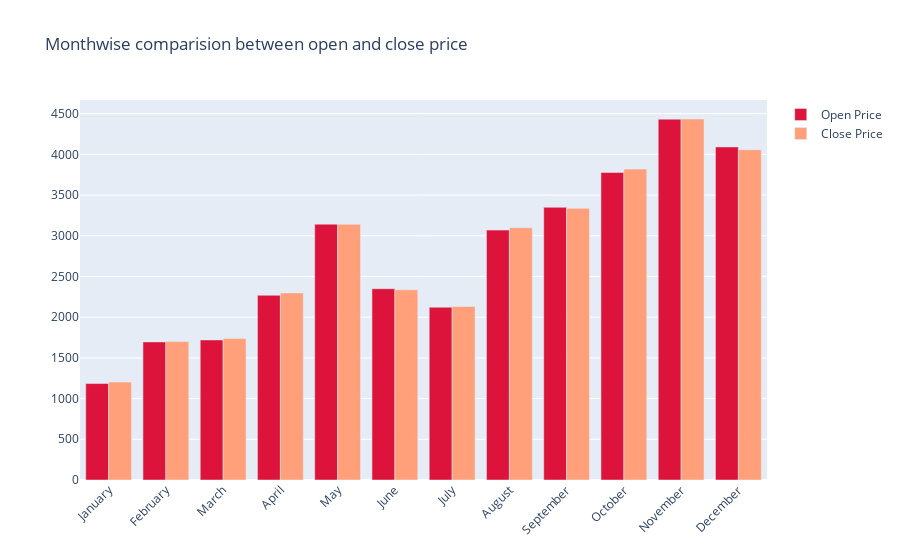

Here is the notebook cell this chart was saved with:
### Code cell
fig = go.Figure()

fig.add_trace(go.Bar(
    x=monthvise.index,
    y=monthvise['Open'],
    name='Open Price',
    marker_color='crimson'
))
fig.add_trace(go.Bar(
    x=monthvise.index,
    y=monthvise['Close'],
    name='Close Price',
    marker_color='lightsalmon'
))

fig.update_layout(barmode='group', xaxis_tickangle=-45, 
                  title='Monthwise comparision between open and close price')
fig.show()

### Figure 1 — Plotly figure (JSON) as saved in the notebook; plotly's stock layout.template omitted (floating-point values rounded to 4 significant figures)
{"data": [{"marker": {"color": "crimson"}, "name": "Open Price", "type": "bar", "x": ["January", "February", "March", "April", "May", "June", "July", "August", "September", "October", "November", "December"], "y": [1185.0, 1696.0, 1721.0, 2269.0, 3143.0, 2350.0, 2122.0, 3070.0, 3350.0, 3777.0, 4432.0, 4091.0]}, {"marker": {"color": "lightsalmon"}, "name": "Close Price", "type": "bar", "x": ["January", "February", "March", "April", "May", "June", "July", "August", "September", "October", "November", "December"], "y": [1203.0, 1700.0, 1737.0, 2298.0, 3141.0, 2336.0, 2131.0, 3098.0, 3337.0, 3819.0, 4434.0, 4057.0]}], "layout": {"barmode": "group", "title": {"text": "Monthwise comparision between open and close price"}, "xaxis": {"tickangle": -45}}}
